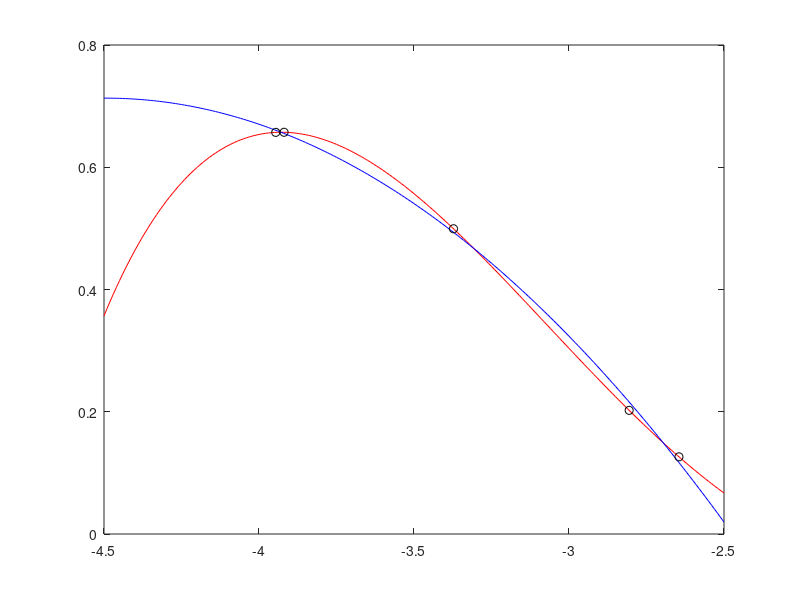

This figure's MATLAB source:
%Serrentino Leonardo
%Matricola 180043

close all
clear all
clc

%-------------------------------
% esercizio 5
%-------------------------------

disp('Esercizio 5');

a=-4.5; b=-2.5; n=input('Numero di punti ');
xj=rand(n,1)*(b-a)+a;
f=@(x)((log(x+5)-1).*cos(x));
yj=f(xj);
A=[xj.^2 xj ones(n,1)];
b=yj;
coeff=(A'*A)\(A'*b);

xx=linspace(-4.5, -2.5, 201)';
yy=f(xx);
yy1=polyval(coeff, xx);

plot(xx,yy,'r-', xx,yy1,'b-', xj,yj,'ko');
